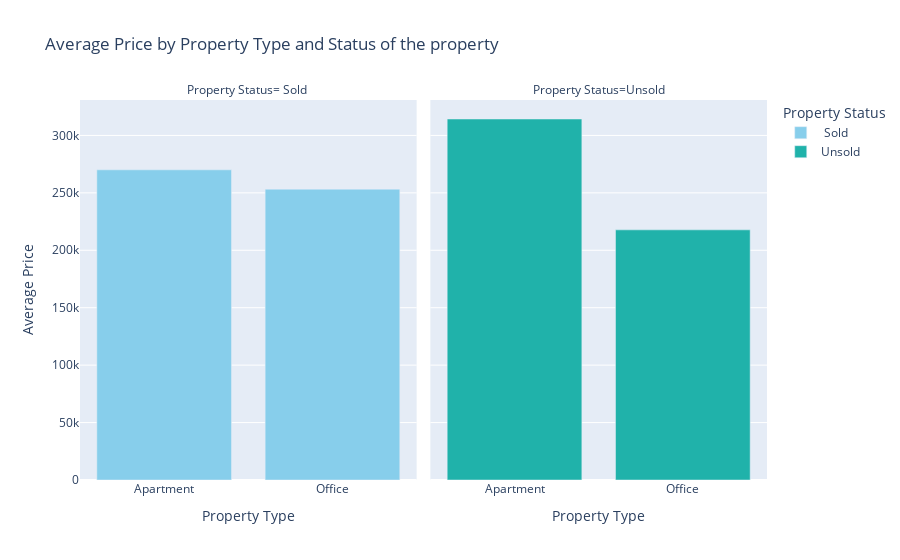

Notebook source saved alongside this figure:
### Markdown cell above
### Average price by the property property status according to the property type

### Code cell
total_price_by_type_and_mortgage = Realstate.groupby(['type', 'status'])['price'].mean().reset_index()

# Create a side-by-side bar chart with separate subplots for mortgaged and non-mortgaged properties
fig = px.bar(total_price_by_type_and_mortgage, x='type', y='price', color='status',
             facet_col='status',
             title='Average Price by Property Type and Status of the property',
             labels={'price': 'Average Price', 'type': 'Property Type', 'status': 'Property Status'},
             color_discrete_sequence=['skyblue', 'lightseagreen'])

fig.show()

### Figure 1 — Plotly figure (JSON) as saved in the notebook; plotly's stock layout.template omitted (floating-point values rounded to 4 significant figures)
{"data": [{"alignmentgroup": "True", "hovertemplate": "Property Status= Sold <br>Property Type=%{x}<br>Average Price=%{y}<extra></extra>", "legendgroup": " Sold ", "marker": {"color": "skyblue", "pattern": {"shape": ""}}, "name": " Sold ", "offsetgroup": " Sold ", "orientation": "v", "showlegend": true, "textposition": "auto", "type": "bar", "x": ["Apartment", "Office"], "xaxis": "x", "y": [270000.0, 253200.0], "yaxis": "y"}, {"alignmentgroup": "True", "hovertemplate": "Property Status=Unsold<br>Property Type=%{x}<br>Average Price=%{y}<extra></extra>", "legendgroup": "Unsold", "marker": {"color": "lightseagreen", "pattern": {"shape": ""}}, "name": "Unsold", "offsetgroup": "Unsold", "orientation": "v", "showlegend": true, "textposition": "auto", "type": "bar", "x": ["Apartment", "Office"], "xaxis": "x2", "y": [314300.0, 217800.0], "yaxis": "y2"}], "layout": {"annotations": [{"font": {}, "showarrow": false, "text": "Property Status= Sold ", "x": 0.245, "xanchor": "center", "xref": "paper", "y": 1, "yanchor": "bottom", "yref": "paper"}, {"font": {}, "showarrow": false, "text": "Property Status=Unsold", "x": 0.755, "xanchor": "center", "xref": "paper", "y": 1, "yanchor": "bottom", "yref": "paper"}], "autosize": true, "barmode": "relative", "legend": {"title": {"text": "Property Status"}, "tracegroupgap": 0}, "title": {"text": "Average Price by Property Type and Status of the property"}, "xaxis": {"anchor": "y", "autorange": true, "domain": [0, 0.49], "range": [-0.5, 1.5], "title": {"text": "Property Type"}, "type": "category"}, "xaxis2": {"anchor": "y2", "autorange": true, "domain": [0.51, 1], "matches": "x", "range": [-0.5, 1.5], "title": {"text": "Property Type"}, "type": "category"}, "yaxis": {"anchor": "x", "autorange": true, "domain": [0, 1], "range": [0, 330800.0], "title": {"text": "Average Price"}, "type": "linear"}, "yaxis2": {"anchor": "x2", "autorange": true, "domain": [0, 1], "matches": "y", "range": [0, 330800.0], "showticklabels": false, "type": "linear"}}}
